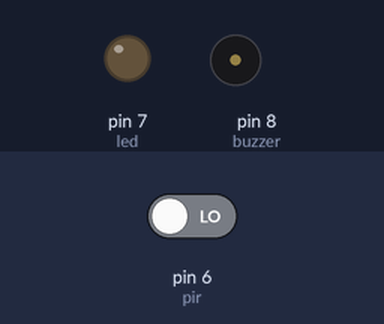
The sketch below on a simulated Arduino Uno, built with avr-gcc and run on an emulated ATmega328P. Parts: output pins drawn as LEDs (lit = HIGH), buzzer (waves = sounding, pin HIGH). Dashed ring = blinking. Inputs (shaded band) come from the test bench; at power-on: pin 6 (pir) LOW.

Above: at 1.2 s.
1.3 s: pin 6 (pir) driven HIGH
At 2.1 s:
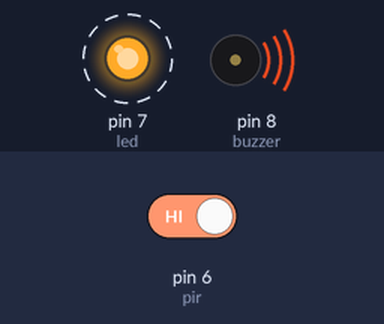
Timing chart, 0 to 10.3 s (numbered marks = the images above; inputs shaded):
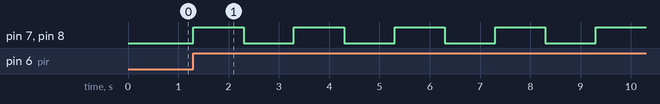

The sketch:

pir_sensor.ino
```cpp
int pir = 6;
int buzzer = 8;
int led = 7;
int pirState;

void setup () {
pinMode (pir, INPUT);
pinMode (buzzer, OUTPUT);
pinMode (led, OUTPUT);
}
void loop () {
pirState = digitalRead(pir);

    if (pirState==HIGH) {
    for (int x=0; x<5; x++) {
    digitalWrite (led, HIGH);
    digitalWrite (buzzer, HIGH);
    delay (1000);
    digitalWrite (led, LOW);
    digitalWrite (buzzer, LOW);
    delay (1000);
}
}
    else {
    digitalWrite (led, LOW);
    digitalWrite (buzzer, LOW);
}
}
```

Measured:
- after the input at 1.3 s, pin 7 (led), pin 8 (buzzer): alternates HIGH for 1.0 s and LOW for 1.0 s, starting at once
